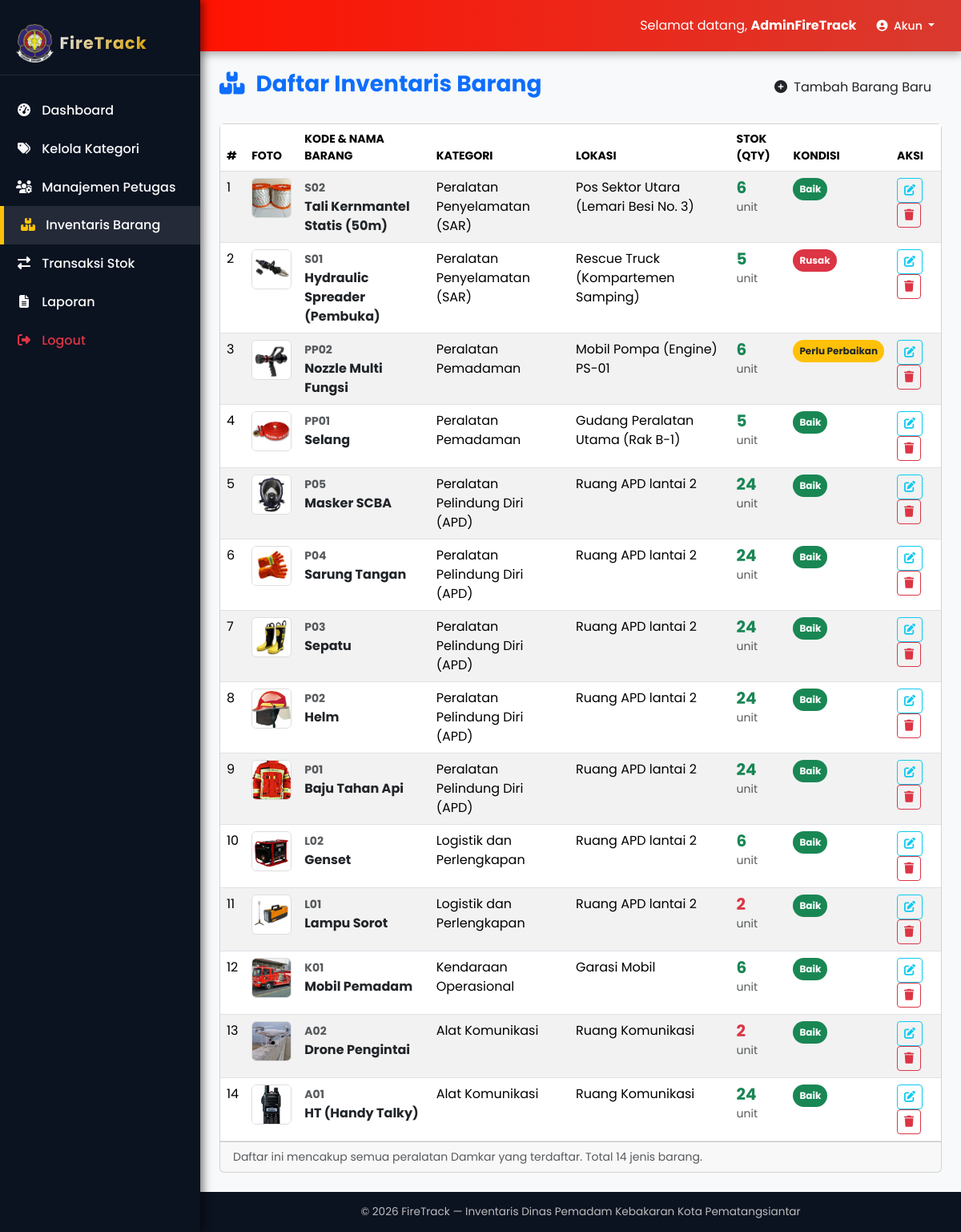
Page /inventory.php (signed in) on the committed database.
### tables this page shows
CREATE TABLE `barang` (
  `id` int(10) UNSIGNED NOT NULL,
  `kode_barang` varchar(60) NOT NULL,
  `nama` varchar(200) NOT NULL,
  `kategori_id` int(10) UNSIGNED DEFAULT NULL,
  `qty` int(11) NOT NULL DEFAULT '0',
  `lokasi` varchar(200) NOT NULL,
  `foto` varchar(200) DEFAULT NULL,
  `kondisi` varchar(60) DEFAULT 'baik',
  `keterangan` text,
  `updated_by` int(10) UNSIGNED DEFAULT NULL,
  `created_at` timestamp NOT NULL DEFAULT CURRENT_TIMESTAMP,
  `updated_at` timestamp NOT NULL DEFAULT CURRENT_TIMESTAMP ON UPDATE CURRENT_TIMESTAMP
);

CREATE TABLE `kategori` (
  `id` int(10) UNSIGNED NOT NULL,
  `nama` varchar(100) NOT NULL
);

### inventory.php (the view, shortened to what this page needs)
<?php
$user = $_SESSION['user'];
$userName = $user['nama'] ?? $user['username'];
$isAdmin = ($user['role'] === 'admin');
function esc($s)
{
    return htmlspecialchars($s ?? '', ENT_QUOTES | ENT_SUBSTITUTE, 'UTF-8');
}
$data_barang = [];
$sql_barang = "
    SELECT
        b.id, b.kode_barang, b.nama AS nama_barang, b.qty, b.lokasi, b.kondisi, b.keterangan, b.foto,
        k.nama AS nama_kategori, k.id AS kategori_id,
        u.nama AS updater_nama
    FROM barang b
    JOIN kategori k ON b.kategori_id = k.id
    LEFT JOIN users u ON b.updated_by = u.id
    ORDER BY b.id DESC
";
$res_barang = $conn->query($sql_barang);
if ($res_barang) {
    while ($row = $res_barang->fetch_assoc()) {
        $data_barang[] = $row;
    }
}
require_once 'header.php';
require_once 'sidebar.php';
require_once 'navbar.php';
?>
<div class="page-wrapper d-flex flex-column flex-grow-1">
    <div class="container-fluid content-area p-4 flex-grow-1">
        <div class="d-flex justify-content-between align-items-center mb-4">
            <h1 class="h3 fw-bold text-primary"><i class="fa fa-boxes me-2"></i> Daftar Inventaris Barang</h1>
            <?php if ($isAdmin): ?>
                <button class="btn btn-action" data-bs-toggle="modal" data-bs-target="#addBarangModal">
                    <i class="fa fa-plus-circle me-1"></i> Tambah Barang Baru
                </button>
            <?php endif; ?>
        </div>
        <div class="card main-card">
            <div class="card-body p-0">
                <div class="table-responsive">
                    <?php if (empty($data_barang)): ?>
                        <div class="alert alert-info m-3 text-center">
                            Belum ada data barang yang tercatat dalam inventaris.
                        </div>
                    <?php else: ?>
                        <table class="table table-striped table-hover mb-0">
                            <thead class="small text-uppercase bg-light">
                                <tr>
                                    <th>#</th>
                                    <th>Foto</th>
                                    <th>Kode & Nama Barang</th>
                                    <th>Kategori</th>
                                    <th>Lokasi</th>
                                    <th>Stok (Qty)</th>
                                    <th>Kondisi</th>
                                    <?php if ($isAdmin): ?><th>Aksi</th><?php endif; ?>
                                </tr>
                            </thead>
                            <tbody>
                                <?php
                                $i = 1;
                                foreach ($data_barang as $b):
                                    $foto_url = empty($b['foto']) ? 'https://placehold.co/60x60/808080/FFFFFF?text=No+Img' : esc($b['foto']);
                                ?>
                                <tr
                                    data-id="<?= $b['id'] ?>"
                                    data-kode="<?= esc($b['kode_barang']) ?>"
                                    data-nama="<?= esc($b['nama_barang']) ?>"
                                    data-kategori-id="<?= $b['kategori_id'] ?>"
                                    data-lokasi="<?= esc($b['lokasi']) ?>"
                                    data-qty="<?= $b['qty'] ?>"
                                    data-kondisi="<?= esc($b['kondisi']) ?>"
                                    data-keterangan="<?= esc($b['keterangan']) ?>"
                                    data-foto="<?= esc($b['foto']) ?>"
                                >
                                    <td><?= $i++ ?></td>
                                    <td>
                                        <img src="<?= $foto_url ?>" class="barang-img"
                                             alt="<?= esc($b['nama_barang']) ?>"
                                             onclick="showImageModal('<?= $foto_url ?>', '<?= esc($b['nama_barang']) ?>')">
                                    </td>
                                    <td>
                                        <small class="text-muted fw-bold"><?= esc($b['kode_barang']) ?></small><br>
                                        <span class="fw-bold text-dark"><?= esc($b['nama_barang']) ?></span>
                                    </td>
                                    <td><?= esc($b['nama_kategori']) ?></td>
                                    <td><?= empty($b['lokasi']) ? '-' : esc($b['lokasi']) ?></td>
                                    <td>
                                        <h5 class="mb-0 fw-bold <?= ($b['qty'] < 5) ? 'text-danger' : 'text-success' ?>">
                                            <?= number_format($b['qty'], 0) ?>
                                        </h5>
                                        <small class="text-muted">unit</small>
                                    </td>
                                    <td>
                                        <?php
                                        $kondisi = strtolower(trim(esc($b['kondisi'])));
                                        $badge_class = 'bg-success';
                                        if (strpos($kondisi, 'rusak') !== false) $badge_class = 'bg-danger';
                                        elseif (strpos($kondisi, 'perbaikan') !== false) $badge_class = 'bg-warning text-dark';
                                        ?>
                                        <span class="badge rounded-pill <?= $badge_class ?> p-2">
                                            <?= esc($b['kondisi']) ?: 'Baik' ?>
                                        </span>
                                    </td>
                                    <?php if ($isAdmin): ?>
                                    <td>
                                        <button class="btn btn-sm btn-outline-info me-1" title="Edit Barang"
                                            onclick="loadEditModal(this)">
                                            <i class="fa fa-edit"></i>
                                        </button>
                                        <a href="delete_barang.php?id=<?= $b['id'] ?>"
                                           class="btn btn-sm btn-outline-danger"
                                           title="Hapus"
                                           onclick="return confirm('Yakin ingin menghapus barang <?= esc($b['nama_barang']) ?>?')">
                                            <i class="fa fa-trash"></i>
                                        </a>
                                    </td>
                                    <?php endif; ?>
                                </tr>
                                <?php endforeach; ?>
                            </tbody>
                        </table>
                    <?php endif; ?>
                </div>
            </div>
            <div class="card-footer text-muted small">
                Daftar ini mencakup semua peralatan Damkar yang terdaftar.
                Total <?= count($data_barang) ?> jenis barang.
            </div>
        </div>
    </div>
</div>
<?php
require_once 'footer.php';
?>

### header.php (shortened to what this page needs)
<!DOCTYPE html>
<html lang="id">
<head>
<link href="https://cdn.jsdelivr.net/npm/bootstrap@5.3.3/dist/css/bootstrap.min.css" rel="stylesheet">
<link rel="stylesheet" href="https://cdnjs.cloudflare.com/ajax/libs/font-awesome/6.5.0/css/all.min.css">
</head>
<body>

### sidebar.php (shortened to what this page needs)
<?php
function isActive($currentPage, $targetPage) {
    return (basename($currentPage) === basename($targetPage)) ? 'active' : '';
}
$currentFile = basename($_SERVER['PHP_SELF']);
?>
<div class="sidebar d-none d-lg-block">
    <div class="sidebar-header">
        <a class="navbar-brand brand-logo d-flex align-items-center" href="dashboard.php">
            <img src="damkar.png" alt="Damkar Logo" class="me-2">
            <span class="firetrack-text">FireTrack</span>
        </a>
    </div>
    <div class="sidebar-menu list-group list-group-flush">
        <a href="dashboard.php" class="list-group-item list-group-item-action <?= isActive($currentFile, 'dashboard.php') ?>">
            <i class="fa fa-tachometer-alt fa-fw me-2"></i> Dashboard
        </a>
         <?php if ($isAdmin): ?>
            <a href="categories.php" class="list-group-item list-group-item-action <?= isActive($currentFile, 'categories.php') ?>">
                <i class="fa fa-tags fa-fw me-2"></i> Kelola Kategori
            </a>
            <a href="users.php" class="list-group-item list-group-item-action <?= isActive($currentFile, 'users.php') ?>">
                <i class="fa fa-users-cog fa-fw me-2"></i> Manajemen Petugas
            </a>
        <?php endif; ?>
        <a href="inventory.php" class="list-group-item list-group-item-action <?= isActive($currentFile, 'inventory.php') ?>">
            <i class="fa fa-boxes fa-fw me-2"></i> Inventaris Barang
        </a>
        <a href="transactions.php" class="list-group-item list-group-item-action <?= isActive($currentFile, 'transactions.php') ?>">
            <i class="fa fa-exchange-alt fa-fw me-2"></i> Transaksi Stok
        </a>
        <a href="reports.php" class="list-group-item list-group-item-action <?= isActive($currentFile, 'reports.php') ?>">
            <i class="fa fa-file-alt fa-fw me-2"></i> Laporan
        </a>
        <a href="logout.php" class="list-group-item list-group-item-action text-danger">
            <i class="fa fa-sign-out-alt fa-fw me-2"></i> Logout
        </a>
    </div>
</div>

### navbar.php (shortened to what this page needs)
<nav class="navbar navbar-expand-lg py-3">
    <div class="container-fluid px-4">
        <div class="d-flex align-items-center ms-auto">
            <span class="text-white me-3 d-none d-lg-block">
                Selamat datang, <strong class="fw-bold"><?= esc($userName) ?></strong>
            </span>
            <div class="dropdown">
                <a class="btn btn-sm text-white dropdown-toggle nav-link-item" href="#" role="button" data-bs-toggle="dropdown">
                    <i class="fa fa-user-circle me-1"></i> Akun
                </a>
            </div>
        </div>
    </div>
</nav>

### footer.php (shortened to what this page needs)
<footer>&copy; <?= date('Y'); ?> FireTrack — Inventaris Dinas Pemadam Kebakaran Kota Pematangsiantar</footer>
</body>
</html>

### rows in the picture
barang: foto (picture), kode_barang "S02", nama "Tali Kernmantel Statis (50m)", kategori.nama "Peralatan Penyelamatan (SAR)", lokasi "Pos Sektor Utara (Lemari Besi No. 3)", qty "6", kondisi "Baik"
barang: foto (picture), kode_barang "S01", nama "Hydraulic Spreader (Pembuka)", kategori.nama "Peralatan Penyelamatan (SAR)", lokasi "Rescue Truck (Kompartemen Samping)", qty "5", kondisi "Rusak"
barang: foto (picture), kode_barang "PP02", nama "Nozzle Multi Fungsi", kategori.nama "Peralatan Pemadaman", lokasi "Mobil Pompa (Engine) PS-01", qty "6", kondisi "Perlu Perbaikan"
barang: foto (picture), kode_barang "PP01", nama "Selang", kategori.nama "Peralatan Pemadaman", lokasi "Gudang Peralatan Utama (Rak B-1)", qty "5", kondisi "Baik"
barang: foto (picture), kode_barang "P05", nama "Masker SCBA", kategori.nama "Peralatan Pelindung Diri (APD)", lokasi "Ruang APD lantai 2", qty "24", kondisi "Baik"
barang: foto (picture), kode_barang "P04", nama "Sarung Tangan", kategori.nama "Peralatan Pelindung Diri (APD)", lokasi "Ruang APD lantai 2", qty "24", kondisi "Baik"
barang: foto (picture), kode_barang "P03", nama "Sepatu", kategori.nama "Peralatan Pelindung Diri (APD)", lokasi "Ruang APD lantai 2", qty "24", kondisi "Baik"
barang: foto (picture), kode_barang "P02", nama "Helm", kategori.nama "Peralatan Pelindung Diri (APD)", lokasi "Ruang APD lantai 2", qty "24", kondisi "Baik"
barang: foto (picture), kode_barang "P01", nama "Baju Tahan Api", kategori.nama "Peralatan Pelindung Diri (APD)", lokasi "Ruang APD lantai 2", qty "24", kondisi "Baik"
barang: foto (picture), kode_barang "L02", nama "Genset", kategori.nama "Logistik dan Perlengkapan", lokasi "Ruang APD lantai 2", qty "6", kondisi "Baik"
barang: foto (picture), kode_barang "L01", nama "Lampu Sorot", kategori.nama "Logistik dan Perlengkapan", lokasi "Ruang APD lantai 2", qty "2", kondisi "Baik"
barang: foto (picture), kode_barang "K01", nama "Mobil Pemadam", kategori.nama "Kendaraan Operasional", lokasi "Garasi Mobil", qty "6", kondisi "Baik"
barang: foto (picture), kode_barang "A02", nama "Drone Pengintai", kategori.nama "Alat Komunikasi", lokasi "Ruang Komunikasi", qty "2", kondisi "Baik"
barang: foto (picture), kode_barang "A01", nama "HT (Handy Talky)", kategori.nama "Alat Komunikasi", lokasi "Ruang Komunikasi", qty "24", kondisi "Baik"

### other values in the picture
$userName "AdminFireTrack"
count($data_barang) "14"
